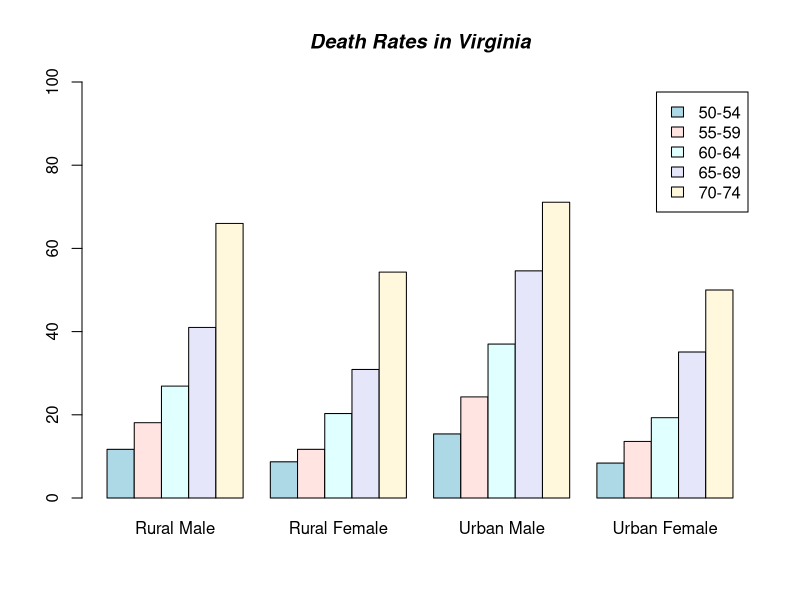
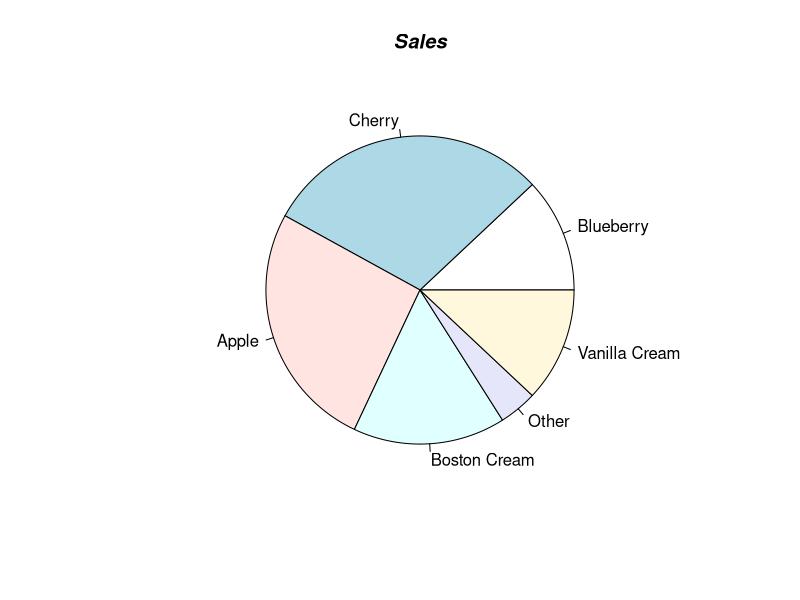
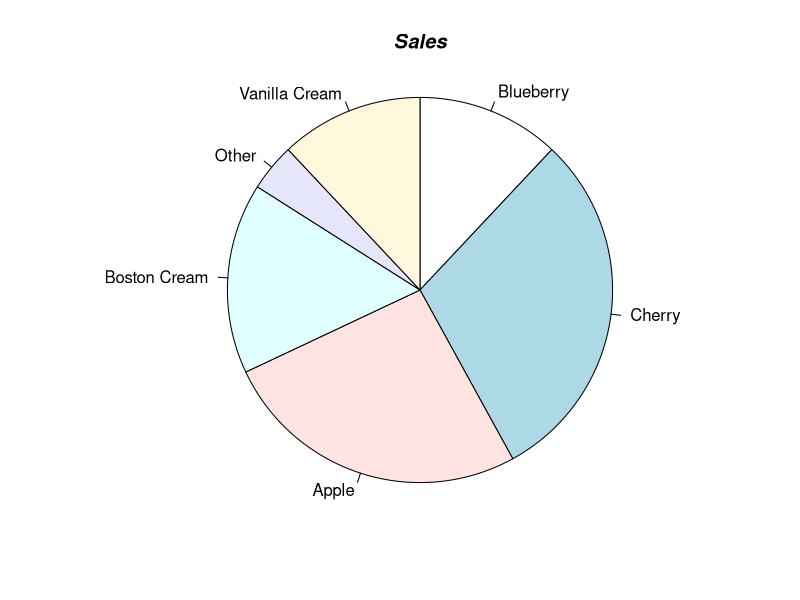
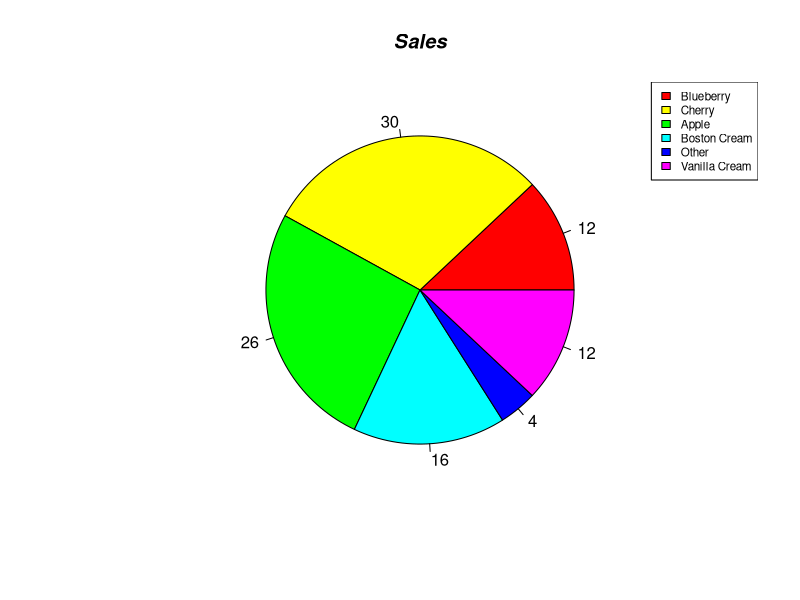
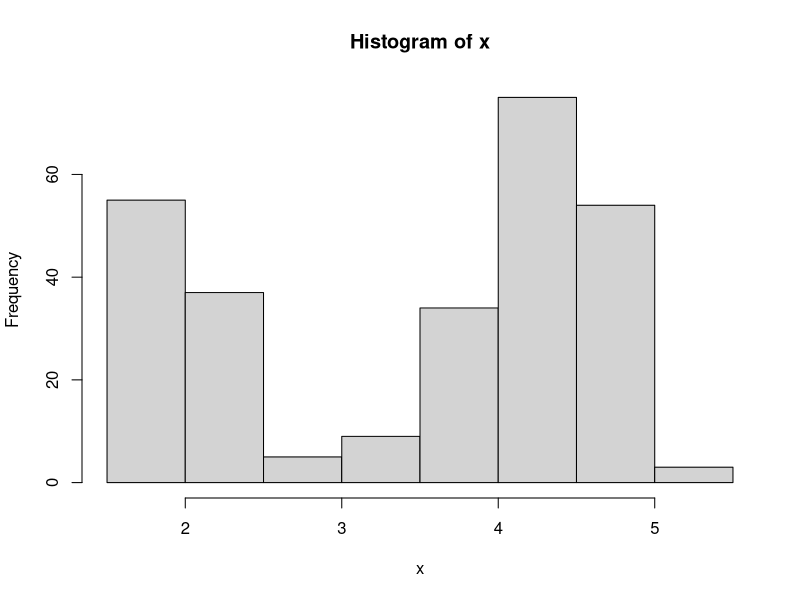
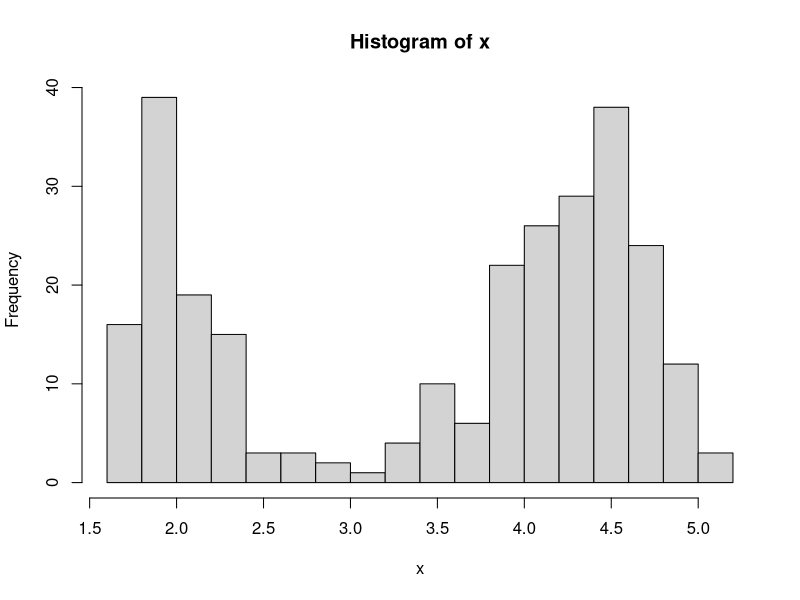
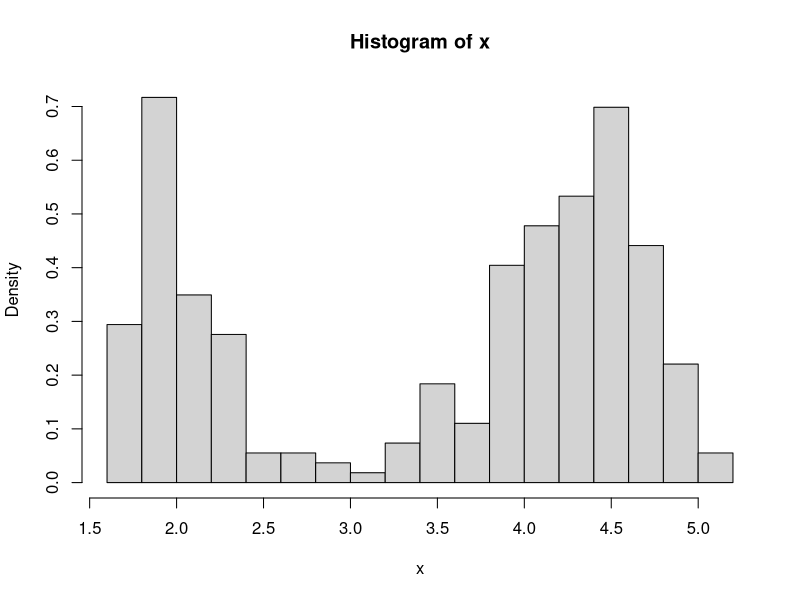
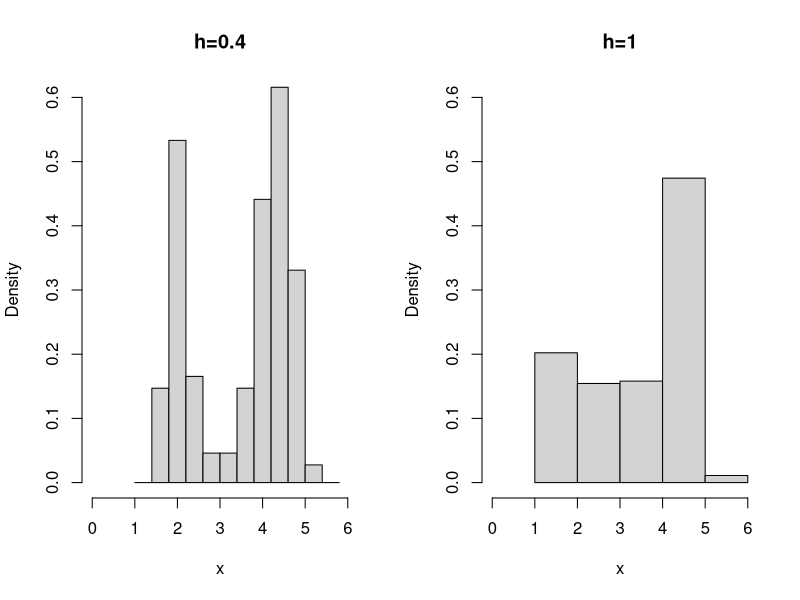

These figures' R source, in order:
# 3장 기술통계 실습이다. 기술하고 싶은 거.

##### 이산형 #####
#막대그래프
?VADeaths

barplot(VADeaths, beside = TRUE, col = c("lightblue", "mistyrose", "lightcyan","lavender", "cornsilk"),
        legend = rownames(VADeaths), ylim = c(0, 100))
title(main = "Death Rates in Virginia", font.main = 4)

#원그래프
pie.sales <- c(0.12, 0.3, 0.26, 0.16, 0.04, 0.12)
names(pie.sales) <- c("Blueberry", "Cherry","Apple", "Boston Cream", "Other", "Vanilla Cream")

#기본
pie.sales
pie(pie.sales)
title(main = "Sales", font.main = 4)

#원그래프 크기, 방향
pie(pie.sales, radius=1, clockwise=T)
# radius 크기이다. default = 0.8
# clockwise 방향이라고한다.
title(main = "Sales", font.main = 4)

#원그래프에 숫자 표시
piepercent<- round(100*pie.sales/sum(pie.sales), 1)
pie(x=pie.sales, labels=piepercent,col=rainbow(length(pie.sales)))
title(main = "Sales", font.main = 4)
legend('topright', names(pie.sales), cex = 0.7, fill=rainbow(length(pie.sales)))
# plot은 col이지만 legend는 fill이다.




##### 연속형#####
#히스토그램
data("faithful")
x<-faithful$eruptions
hist(x)

hist(x, breaks=20)
hist(x, breaks=20, freq=FALSE)
# freq보다 density로 나타내는것이 좋다.



#계급구간 길이의 중요
par(mfrow=c(1,2))

edge1<-seq(from=1,to=6,by=0.4)
edge2<-seq(from=1,to=6,by=1)

hist(x,breaks=edge1,freq=F,xlim=c(0,6),ylim=c(0,0.6),main="h=0.4")
hist(x,breaks=edge2,freq=F,xlim=c(0,6),ylim=c(0,0.6),main="h=1")
# 중간중간 빈칸이 없도록 === 조절하는거 잘하면 된다.

#줄기-잎 그림
stem(faithful$eruptions)


#산점도
plot(iris$Petal.Length,iris$Petal.Width,xlab='Sepal.Length',
     ylab='Sepal.Width',cex.lab=1,cex.axis=1,type='n',cex=2)
# type = 'n' 그래프는 그리지마. 하얀 그래프 도면만들깅
# cex : 점크기

points(iris$Petal.Length[iris$Species=='setosa'],
       iris$Petal.Width[iris$Species=='setosa'],col='red',lwd=2)

points(iris$Petal.Length[iris$Species=='versicolor'],
       iris$Petal.Width[iris$Species=='versicolor'],col='blue',lwd=2)

points(iris$Petal.Length[iris$Species=='virginica'],
       iris$Petal.Width[iris$Species=='virginica'],col='green',lwd=2)

##### 기술통계 #####

#평균 분산
n=length(faithful$eruptions)
sum((faithful$eruptions-mean(faithful$eruptions))^{2})/(n-1)
var(faithful$eruptions)

sqrt(var(faithful$eruptions))
sd(faithful$eruptions)
# 같네


#분위수
pquant=quantile(faithful$eruptions,probs=c(0.25,0.5,0.75))
pquant
pquant[3]-pquant[1]
IQR(faithful$eruptions)

max(faithful$eruptions)-min(faithful$eruptions)
rfaithful=range(faithful$eruptions)
rfaithful[2]-rfaithful[1]

##### outlier detection #####
iqr.val=IQR(faithful$eruptions)
c(pquant[1]-1.5*iqr.val, pquant[3] +1.5*iqr.val)

faithful$eruptions[faithful$eruptions > pquant[3] +1.5*iqr.val]
faithful$eruptions[faithful$eruptions < pquant[1] -1.5*iqr.val]

summary(faithful$eruptions)




#Boxplot
par(mfrow=c(1,2))
boxplot(faithful$eruptions,main='Eruptions')
boxplot(faithful$waiting,main='Waiting')

##### summary 를 시각화한게 box-plot라고 할 수도 있다. #####


?dbeta
# dbeta(xvec, shape1 = 2, shape2 = 5) 
# 왼쪽이 크면 오른쪽으로 기울고 오른쪽이 크면 왼쪽으로 기운다.
# shape1, shape2	non-negative parameters of the Beta distribution


##### 왜도, 첨도 #####
xvec=seq(0.01,0.99,0.01)

par(mfrow=c(1,2))
plot(xvec,dbeta(xvec,2,5),type='l',lwd=2,xlab='',ylab='')
plot(xvec,dbeta(xvec,7,2),type='l',lwd=2,xlab='',ylab='')
# 왼쪽으로 쏠려있는지 오른쪽으로 쏠려있는지 알 수 있다.
# beta분포가 어떻게 생겼는지 예시를 들면서 보는거....


x1= rbeta(1000, 2, 5)
x2= rbeta(1000, 7, 2)
# beta분포에서 1000개를 뽑았다.

(sum((x1-mean(x1))^3)/length(x1))/(var(x1))^{3/2}
(sum((x2-mean(x2))^3)/length(x2))/(var(x2))^{3/2}
# 세제곱하면 테일이 긴게 확 커지게 된다... 양수가 확 커지고, 음수가 확커지고.


par(mfrow=c(1,1))
xvec=seq(-4,4,0.01)
plot(xvec,dnorm(xvec,0,1),type='l',lwd=2,xlab='',ylab='', 
     main="Normal and t-distribution")
# 정규분포
lines(xvec,dt(xvec,2),type='l',lwd=2,lty=2, col='red')
# t분포///꼬리가 더 두껍다.

x1= rt(1000, 2)
(sum((x1-mean(x1))^4)/length(x1))/(var(x1))^{2} -3
# 표준정규분포는 3이라는데? 그래서 3빼주는데
# 두껍고 얇고 판단하는듯

##### 왜도와 첨도와 데이터의 의미 #####
# 왜도는 이상값에 대한 부분을 자세히 볼 수 있다.
# 첨도는 평균자체의 의미가 없을 수도 있다. 테일부분이 두꺼우면.
# 분위수를 써야하는 경우가 있다.

##### 이변량 #####
x= faithful$eruptions; y= faithful$waiting
cov(x,y)/(sd(x)*sd(y))
cor(x,y)
plot(x,y,xlab='',ylab='')

# summary 에 skewness와 kurtosis를 추가로 나오게 해보시오